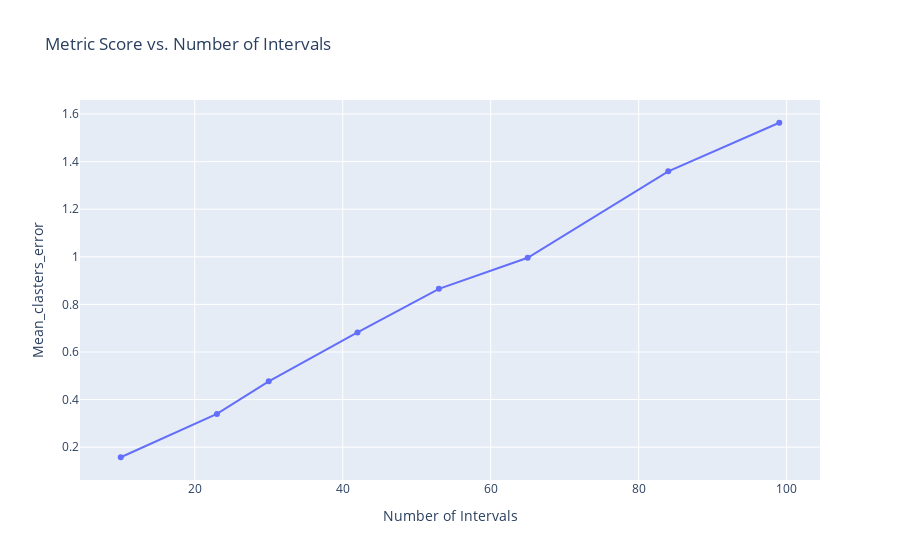

Write notebook code for a chart like this one.
### Code cell
testing_intervals(
    model_name="xgboost_regressor",
    model_class=PriceRegressorXGBoostModel,
    hyperparameters_class=PriceRegressorXGBoostModelHyperparams,
    metric=MetricEnum.MEAN_CLASTERS_ERROR,
    intervals_functions=functions,
    gpu_mode=False,
    const_params={
        "learning_rate": 0.24099746618946757,
        "reg_alpha": 1.8343478986616382,
        "reg_lambda": 7.796910002727695,
        "max_depth": 10,
        "n_estimators": 251,
        "min_child_weight": 2,
        "gamma": 2.296244459829336,
        "subsample": 0.666854305569511,
        "colsample_bytree": 0.5714334089609704,
        "max_delta_step": 6.50888472948853,
        "colsample_bynode": 0.5282057895135501,
        "colsample_bylevel": 0.8609993861334124,
        "objective": "reg:tweedie"
    }
)

### Figure 1 — Plotly figure (JSON) as saved in the notebook; plotly's stock layout.template omitted (floating-point values rounded to 4 significant figures)
{"data": [{"hovertemplate": "Number of Intervals=%{x}<br>Mean_clasters_error=%{y}<extra></extra>", "legendgroup": "", "marker": {"color": "#636efa", "symbol": "circle"}, "mode": "markers+lines", "name": "", "orientation": "v", "showlegend": false, "type": "scatter", "x": [10, 23, 30, 42, 53, 65, 84, 99], "xaxis": "x", "y": [0.1576, 0.3399, 0.4769, 0.6823, 0.8655, 0.9959, 1.359, 1.563], "yaxis": "y"}], "layout": {"legend": {"tracegroupgap": 0}, "title": {"text": "Metric Score vs. Number of Intervals"}, "xaxis": {"anchor": "y", "domain": [0, 1], "title": {"text": "Number of Intervals"}}, "yaxis": {"anchor": "x", "domain": [0, 1], "title": {"text": "Mean_clasters_error"}}}}
